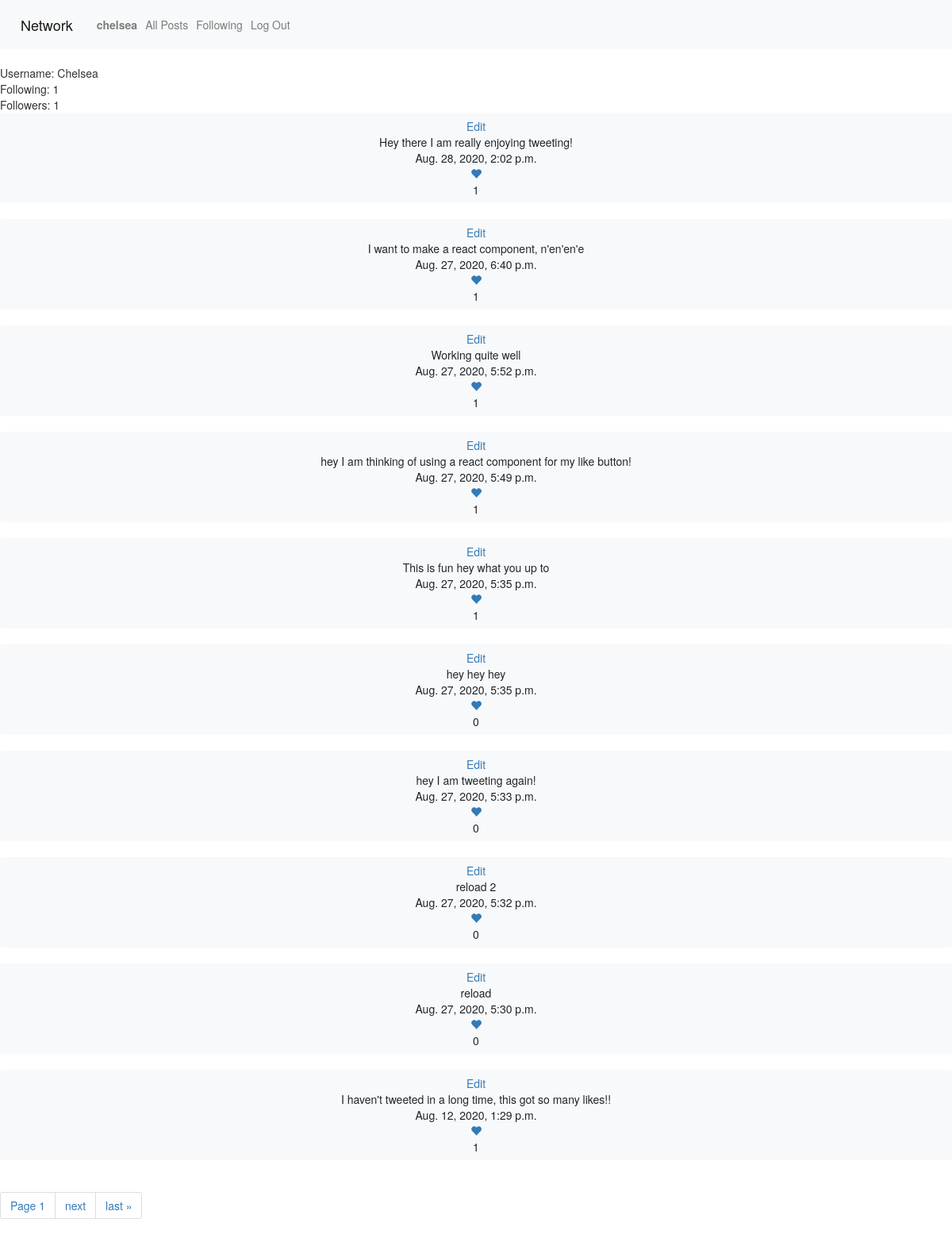
The page /user_profile/6 (signed in) on the database its author committed.
### network/models.py (models this page shows, shortened)
class User(AbstractUser):
    def serialize(self):
        return{
            "id": self.id,
            "username":self.username,
            "tweets": [{"id":tweets.id,"body": tweets.body, "time": tweets.timestamp} for tweets in self.tweets.order_by("-timestamp").all()],
            "following":[user.following_user_id.id for user in self.following.all()],
            "followers":[user.user_id.id for user in self.followers.all()]
        }

class Tweet(models.Model):
    user = models.ForeignKey(User, related_name="tweets", on_delete=models.CASCADE)
    body = models.TextField(blank=True)
    timestamp = models.DateTimeField(auto_now_add=True)

### network/views.py (the view)
# urls.py: path("user_profile/<int:user_id>", views.user_profile, name="user_profile"),
@login_required
def user_profile(request, user_id):
    try:
        user_prof = User.objects.get(pk=user_id)
    except User.DoesNotExist:
        return JsonResponse({"error": "User not found."}, status=404)
    if request.method == "GET":
        tweets = Tweet.objects.filter(user=user_id)
        tweets = tweets.order_by("-timestamp").all()
        paginator = Paginator(tweets, 10)
        page_number = request.GET.get('page')
        tweets_obj = paginator.get_page(page_number)
        context = {'user_prof': user_prof,
                    'tweets_obj': tweets_obj}
        return render(request, 'network/user_prof.html',  context)
    elif request.method == "POST":
        user_id = User.objects.get(pk=user_id)
        following = UserFollowing(user_id=request.user, following_user_id=user_id)
        following.save()
        return JsonResponse({"message": "Following made successfully."}, status=201)
    elif request.method == "DELETE":
        user_id = User.objects.get(pk=user_id)
        unfollow = UserFollowing.objects.get(user_id=request.user,following_user_id=user_id)
        unfollow.delete()
        return JsonResponse({"message": "Unfollowing succesful"}, status=201)
    else:
        return JsonResponse({"message": "GET/POST/DELETE error"}, status=404)

### network/templates/network/user_prof.html (shortened to what this page needs)
{% extends "network/layout.html" %}
{% load static %}
{% block body %}
<div id="user_profile_view">
    <div id="poster-box-heading">Username: {{user_prof.username.capitalize}}</div>
    <div id="poster-followings">Following: {{user_prof.following.count}}</div>
    <div id="poster-followers">Followers: {{user_prof.followers.count}}</div>
    <div id="poster_profile_tweets">
        {% for tweet in tweets_obj %}
        <button class="tweet btn btn-light bd btn-block" data-id={{tweet.user.id}}><a href="#" class="edit" data-tweet={{tweet.id}}>Edit</a><br><div class ="tweet_body">{{tweet.body}}</div>{{tweet.timestamp}}<br><form class="like_form"><a href="#" type="submit" class="like" data-id={{tweet.id}}><span class="glyphicon glyphicon-heart"></span></a><div class="like_count">{{tweet.likes.count}}</div></form></button><br>
        {% endfor %}
    </div>
        <div class="pagination_view">
            <span class="step-links">
                <ul class="pagination">
                    <li class="page-item"><a class="page-link"><span class="current">Page {{ tweets_obj.number }}</span></a></li>
                    {% if tweets_obj.has_next %}
                    <li class="page-item"><a class="page-link" href="?page={{ tweets_obj.next_page_number }}">next</a></li>
                    <li class="page-item"><a class="page-link" href="?page={{ tweets_obj.paginator.num_pages }}">last &raquo;</a></li>
                    {% endif %}
                    </ul>
            </span>
        </div>
</div>
{% endblock %}

### network/templates/network/layout.html (shortened to what this page needs)
{% load static %}
<!DOCTYPE html>
<html lang="en">
    <head>
        <link rel="stylesheet" href="https://stackpath.bootstrapcdn.com/bootstrap/4.4.1/css/bootstrap.min.css">
        <link href="{% static 'network/styles.css' %}" rel="stylesheet">
        <link rel="stylesheet" href="https://maxcdn.bootstrapcdn.com/bootstrap/3.4.0/css/bootstrap.min.css">
    </head>
    <body>
        <nav class="navbar navbar-expand-lg navbar-light bg-light">
            <a class="navbar-brand" href="#">Network</a>
            <div>
              <ul class="navbar-nav mr-auto">
                {% if user.is_authenticated %}
                    <li class="nav-item">
                        <a  class="nav-link" href="{% url 'user_profile' request.user.id %}"><strong>{{ user.username }}</strong></a>
                    </li>
                {% endif %}
                <li class="nav-item">
                  <a id ="all_posts" class="nav-link" href="{% url 'index' %}">All Posts</a>
                </li>
                {% if user.is_authenticated %}
                    <li class="nav-item">
                        <a id ="following" class="nav-link" href="{% url 'followingbox'%}">Following</a>
                    </li>
                    <li class="nav-item">
                        <a class="nav-link" href="{% url 'logout' %}">Log Out</a>
                    </li>
                {% endif %}
              </ul>
            </div>
          </nav>
        <div class="body">
            {% block body %}
            {% endblock %}
        </div>
    </body>
</html>

### network/static/network/styles.css (style rules this page uses)
.bd { border-color:gray; }

### rows shown on the page
User: username "chelsea", username "Chelsea", following.count "1", followers.count "1"
Tweet: body "Hey there I am really enjoying tweeting!", timestamp "Aug. 28, 2020, 2:02 p.m.", likes.count "1"
Tweet: body "I want to make a react component, n'en'en'e", timestamp "Aug. 27, 2020, 6:40 p.m.", likes.count "1"
Tweet: body "Working quite well", timestamp "Aug. 27, 2020, 5:52 p.m.", likes.count "1"
Tweet: body "hey I am thinking of using a react component for my like button!", timestamp "Aug. 27, 2020, 5:49 p.m.", likes.count "1"
Tweet: body "This is fun hey what you up to", timestamp "Aug. 27, 2020, 5:35 p.m.", likes.count "1"
Tweet: body "hey hey hey", timestamp "Aug. 27, 2020, 5:35 p.m.", likes.count "0"
Tweet: body "hey I am tweeting again!", timestamp "Aug. 27, 2020, 5:33 p.m.", likes.count "0"
Tweet: body "reload 2", timestamp "Aug. 27, 2020, 5:32 p.m.", likes.count "0"
Tweet: body "reload", timestamp "Aug. 27, 2020, 5:30 p.m.", likes.count "0"
Tweet: body "I haven't tweeted in a long time, this got so many likes!!", timestamp "Aug. 12, 2020, 1:29 p.m.", likes.count "1"

### other values the page prints
{{ tweets_obj.number }} "1"
